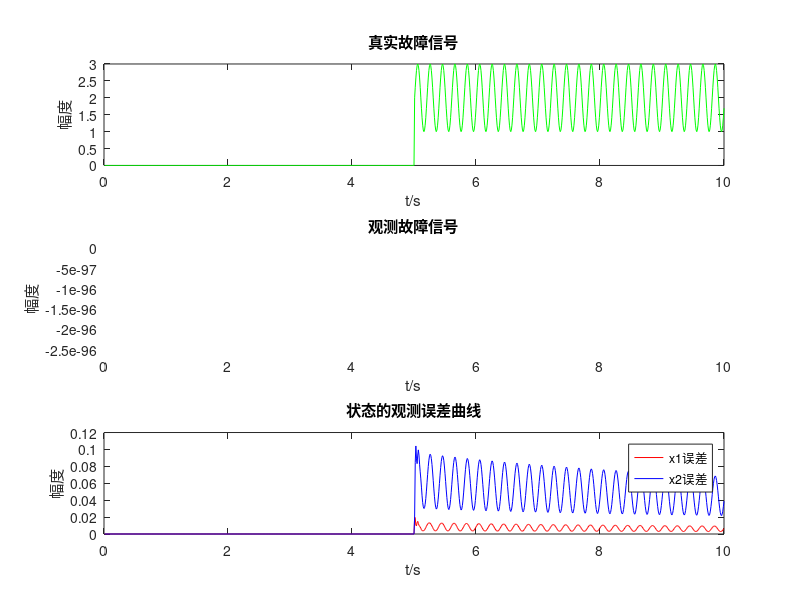

This chart was generated by the following MATLAB code:
% MATLAB仿真代码：去掉阈值的故障检测实现

% 初始化参数
clear; clc;close all

% 设置仿真参数
max_iterations = 1000; % 最大迭代次数
T = 1 / (0.1 * max_iterations);
learning_rate = 0.01; % 权值更新的学习率
iteration = 0; % 当前迭代次数

% 初始化系统状态和观测器
x = [0; 1]; % 初始系统状态
x_hat = [0; 1]; % 初始观测器状态
y = x(1) + x(2); % 系统输出
y_hat = x_hat(1) + x_hat(2); % 观测器输出

% 假设已经训练好的RBF神经网络参数
num_neurons = 10; % RBF神经元数量

% 训练后的RBF的中心位置（二维情况）
centers = [1,0;
          1,0;
          1,0;
          1,0;
          1,0;
          1,0;
          1,0;
          1,0;
          1,0;
          1,0;];

% 训练后的RBF宽度
widths = 0.05 * ones(1, num_neurons);

% 权值矩阵初始化
W1 = randn(2, num_neurons) * 0.1; % 初始化为2x10的随机值
W2 = randn(2, num_neurons) * 0.1; % 同样初始化为2x10的随机值

% 论文中的参数设置
L1 = eye(2); % L1 矩阵，设置为2x2单位矩阵
L2 = eye(2); % L2 矩阵，设置为2x2单位矩阵
P = [0.9509,-0.1161;-0.1161,0.2253]; % P 矩阵
C = [1, 1]; % 输出矩阵
Psi = [1; 1]; % 故障影响矩阵
lambda1 = 0.03; % 学习率参数
lambda2 = 0.03; % 学习率参数

% 阈值计算
epsilon = 1e-6; % 允许的误差界
W1_bar = 0.5; % 神经网络权值矩阵的范数上界
phi_bar = 1; % 激活函数的上界

% 故障输入设置（震荡信号从500次迭代开始，中心为2，幅值为0.5）
fault_time = 500; % 故障开始的迭代次数
fault_frequency = 0.05; % 故障信号的频率
fault_amplitude = 1; % 故障信号的幅度
fault_center = 2; % 故障信号的震荡中心

% 数据记录
true_fault = zeros(max_iterations, 1);
observed_fault = zeros(max_iterations, 1);
state_observation_error_x1 = zeros(max_iterations, 1);
state_observation_error_x2 = zeros(max_iterations, 1);

%% 定理1仿真循环
while iteration < max_iterations
    % 计算系统的状态变化（简单非线性系统的模拟）
    u = 0.5 * sin(2 * pi * 0.1 * iteration) + 0.5 * cos(0.08 * pi * iteration); % 输入
    eta1=-sin(x(2))-0.1*sin(x(1)*cos(x(2)))+3*iteration;
    eta2=0.1*sin(x(1))*cos(x(2));
    % 设置故障信号：在迭代次数超过500时开始震荡
    if iteration >= fault_time
        theta = fault_center + fault_amplitude * sin(2 * pi * fault_frequency * (iteration - fault_time));
    else
        theta = 0; % 故障未发生时
    end
    
    
    % 记录真实的故障输入
    true_fault(iteration + 1) = theta;
    
    % 系统状态方程包含故障输入 
    dx = [-x(1)^2 - x(1) * x(2); -x(2)^2 + 4 * x(1) * x(2)] + [eta1; eta2] + [0.25; 2] * u + [1; 1] * theta;
    x = x + dx * T; % 更新状态
    y = x(1) + x(2); % 输出更新
    
    % 计算RBF激活函数输出
    phi1 = exp(-sum((x - centers').^2, 1) ./ (2 * widths.^2))';
    phi2 = exp(-sum((x_hat - centers').^2, 1) ./ (2 * widths.^2))';
    
    % 计算观测误差
    y_epsilon = y - y_hat;
    
    % 权值更新公式中的各项计算
    norm_C = norm(C, 'fro');
    norm_y_epsilon = norm(y_epsilon, 'fro');

    norm_y_epsilon_CP = norm((y_epsilon' * C) * P, 'fro');
    norm_y_epsilon_CP_Psi = norm((y_epsilon' * C) * P * Psi, 'fro');
    
    % 计算 W1 和 W2 的更新
    W1_dot = (L1 * ((P * C') * y_epsilon) * phi1' - lambda1 * norm_y_epsilon_CP * L1 * W1) / (norm_C^2);
    W2_dot = (L2 * ((P * C') * y_epsilon) * phi2' - lambda2 * norm_y_epsilon_CP_Psi * L2 * W2) / (norm_C^2);
    
    if norm_y_epsilon > 1
        norm_y_epsilon = 0;
    end
    if norm_y_epsilon <= 1
        norm_y_epsilon = 0;
        W1_dot = (L1 * ((P * C') * y_epsilon) * phi1' - lambda1 * norm_y_epsilon_CP * L1 * W1) / (norm_C^2);
    end
    % 更新权值矩阵
    W1 = W1 + learning_rate * W1_dot;
    W2 = W2 + learning_rate * W2_dot;
    
    % 更新观测器的状态
    dx_hat = [-x_hat(1)^2 - x_hat(1) * x_hat(2); -x_hat(2)^2 + 4 * x_hat(1) * x_hat(2)] +[eta1; eta2]+ [0.25; 2] * u;
    x_hat = x_hat + dx_hat * T; % 观测器状态更新
    y_hat = x_hat(1) + x_hat(2); % 更新观测器输出
    
    % 记录故障观测和状态观测误差
    fn = W2 * phi2;
    observed_fault(iteration + 1,1) = fn(1,:); % 记录观测到的故障信号
    state_observation_error_x1(iteration + 1) = abs(x(1) - x_hat(1)); % 记录x1的观测误差
    state_observation_error_x2(iteration + 1) = abs(x(2) - x_hat(2)); % 记录x2的观测误差
    
    % 迭代次数增加
    iteration = iteration + 1;
end

 % %更新权值矩阵
 %     if norm(y_epsilon)>= dead_zone_threshold
 %         W1_theorem2=W1_theorem2+gamma_theorem2*W1_theorem_dot;
 %          W2_theorem2=W2_theorem2+gamma_theorem2*W2_theorem_dot;
 %     end


 
%% 绘制定理1故障观测结果和状态观测误差曲线
figure;
time = [1:iteration]/100;
subplot(3,1,1);
plot(time, true_fault(1:iteration), 'g');
xlabel('t/s');
ylabel('幅度');
title('真实故障信号');

subplot(3,1,2);
plot(time, observed_fault(1:iteration), 'b');
xlabel('t/s');
ylabel('幅度');
title('观测故障信号');

subplot(3,1,3);
plot(time, state_observation_error_x1(1:iteration), 'r', 'DisplayName', 'x1误差');
hold on;
plot(time, state_observation_error_x2(1:iteration), 'b', 'DisplayName', 'x2误差');
hold off;
xlabel('t/s');
ylabel('幅度');
title('状态的观测误差曲线');
legend('x1误差', 'x2误差');

disp('仿真完成');
disp(['总共迭代次数: ', num2str(iteration)]);
